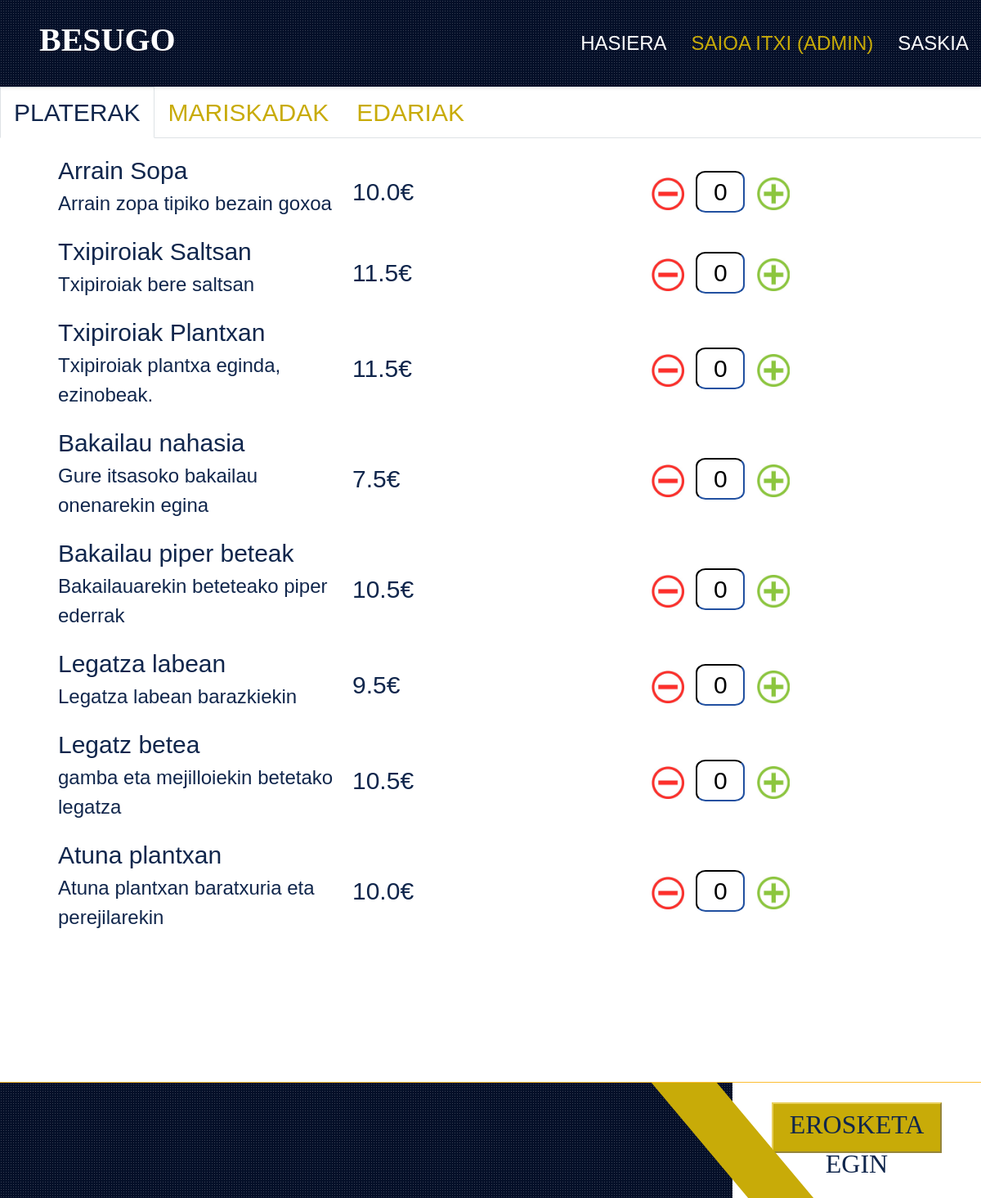
The app's page /platerak/ (signed in) with its own data.
### store/models.py (models this page shows)
class Produktua(models.Model):
    PRODUKTU_MOTA = (
        (0, 'Osagaia'),
        (1, 'Platera'),
        (2, 'Edaria'),
    )
    izena = models.CharField(max_length=255)
    deskribapena = models.CharField(max_length=255)
    prezioa = models.FloatField()
    stock = models.FloatField()
    mota = models.IntegerField(choices = PRODUKTU_MOTA)
    foto = models.CharField(max_length=255,default='null.jpg')

### store/views.py (the view)
# urls.py: path('platerak/', views.platerak, name='platerak'),
def platerak(request):
    myprodu = Produktua.objects.all().values()
    template = loader.get_template('platerak.html')
    context = {
        'myprodu': myprodu,
    }
    return HttpResponse(template.render(context, request))

### store/templates/platerak.html (shortened to what this page needs)
{% load static %}
<!DOCTYPE html>
<html lang="en">
  <head>
    <link
      rel="stylesheet"
      href="{% static 'https://cdnjs.cloudflare.com/ajax/libs/font-awesome/5.15.0/css/all.min.css' %}"
    />
    <link
      rel="stylesheet"
      href="{% static 'https://cdn.jsdelivr.net/npm/bootstrap-icons@1.4.1/font/bootstrap-icons.css' %}"
    />
    <link
      rel="stylesheet"
      href="{% static 'lib/owlcarousel/assets/owl.carousel.min.css' %}"
    />
    <link
      rel="stylesheet"
      href="{% static 'lib/tempusdominus/css/tempusdominus-bootstrap-4.min.css' %}"
    />
    <link
      rel="stylesheet"
      href="{% static 'lib/lightbox/css/lightbox.min.css' %}"
    />
    <link rel="stylesheet" href="{% static 'css/bootstrap.min.css' %}" />
    <link rel="stylesheet" href="{% static 'css/style.css' %}" />
  </head>
  <body>
    {% include "header.html" %}
    <section id="region-main" class="has-blocks mb-3" aria-label="Contenido">
      <div role="main">
        <div class="course-content">
          <div class="single-section onetopic">
            <ul class="nav nav-tabs mb-3">
              <li class="nav-item">
                <a class="nav-link active" title="General"
                  ><innertab
                    style=""
                    class="tab_content tab_position_0 tab_level_0 marker"
                    ><span
                      class="sectionname"
                      style="color: var(--dark); font-size: 30px"
                      >PLATERAK</span
                    ></innertab
                  ></a
                >
              </li>
              <li class="nav-item">
                <a
                  class="nav-link"
                  href="{% url 'mariscadas' %}"
                  title="MARISCADAS"
                  ><innertab
                    style=""
                    class="tab_content tab_position_1 tab_level_0"
                    ><span
                      class="sectionname"
                      style="color: var(--primary); font-size: 30px"
                      >MARISKADAK</span
                    ></innertab
                  ></a
                >
              </li>
              <li class="nav-item">
                <a class="nav-link" href="{% url 'bebidas' %}" title="BEBIDAS"
                  ><innertab
                    style=""
                    class="tab_content tab_position_1 tab_level_0"
                    ><span
                      class="sectionname"
                      style="color: var(--primary); font-size: 30px"
                      >EDARIAK</span
                    ></innertab
                  ></a
                >
              </li>
            </ul>
            <div id="platdiv">
              <div
                id="menu"
              >
                <table class="menutable">
                  {% for x in myprodu %} {% if x.mota == 1 %}
                  <tr>
                    <td  class="menuizena">
                      {{ x.izena }}<br />
                      <p>{{ x.deskribapena }}</p>
                    </td>
                    <td class="menuprez">
                      {{ x.prezioa}}€
                    </td>
                    {% if request.user.is_authenticated %}
                    <td class="menubotoia">
                      <button
                        class="kenMariskada"
                        id="btnMinus{{ x.id }}"
                        value="{{ x.id }}"
                      >
                        <img class="geikenimg" src="../static/img/minus.jpg" />
                      </button>
                      <input
                      type="text"
                      class="contador"
                      id="contador{{ x.id }}"
                      value="0"
                    />
                      <button
                        class="gehiMariskada"
                        id="btnPlus{{ x.id }}"
                        value="{{ x.id }}"
                      >
                        <img class="geikenimg" src="../static/img/plus.jpg" />
                      </button>
                    </td>
                    {% endif %}
                  </tr >
                  {% endif %} {% endfor %}
                </table>
              </div>
            </div>
          </div>
        </div>
      </div>
    </section>
    {% include "menufooter.html" %}
  </body>
</html>

### store/templates/header.html (shortened to what this page needs)
<div class="container-fluid sticky-top bg-dark bg-light-radial shadow-sm px-5 pe-lg-0 header">
    <nav class="navbar navbar-expand-lg bg-dark bg-light-radial navbar-dark py-3 py-lg-0">
        <a href="{% url 'index' %}" class="navbar-brand">
            <h1 style="font-family: besugo;font: size 4px; color:#FFFFFF;">BESUGO</h1>
        </a>
        <div class="collapse navbar-collapse" id="navbarCollapse">
            <div class="navbar-nav ms-auto py-0" id="navbotoiak">
                <a href="{% url 'index' %}" class="nav-item nav-link">Hasiera</a>
                {% if request.user.is_authenticated %}
                    <a href="{% url 'amaitusaioa' %}" class="nav-item nav-link active">Saioa itxi ({{request.user.username}})</a>
                {% else %}
                    <a href="{% url 'login' %}" class="nav-item nav-link active">Hasi saioa</a>
                {% endif %}
                {% if request.user.is_authenticated %}
                <a href="{% url 'carro' %}" class="nav-item nav-link" style="">Saskia</a>
                {% else %}
                <a href="" class="nav-item nav-link" style="color:gray;">Saskia</a>
                {% endif %}
            </div>
        </div>
    </nav>
</div>

### store/static/css/style.css (style rules this page uses)
:root { --primary: #c8ab08; --secondary: #e9d05c; --light: #FFFFFF; --dark: #10264c; }
body { font-family: Arial, Helvetica, sans-serif; }
.bg-light-radial { background-image: -webkit-repeating-radial-gradient(center center, rgba(256, 256, 256, 0.2), rgba(256, 256, 256, 0.2) 1px, transparent 1px, transparent 100%); background-image: -moz-repeating-radial-gradient(center center, rgba(256, 256, 256, 0.2), rgba(256, 256, 256, 0.2) 1px, transparent 1px, transparent 100%); background-image: -ms-repeating-radial-gradient(center center, rgba(256, 256, 256, 0.2), rgba(256, 256, 256, 0.2) 1px, transparent 1px, transparent 100%); background-image: -o-repeating-radial-gradient(center center, rgba(256, 256, 256, 0.2), rgba(256, 256, 256, 0.2) 1px, transparent 1px, transparent 100%); background-image: repeating-radial-gradient(center center, rgba(256, 256, 256, 0.2), rgba(256, 256, 256, 0.2) 1px, transparent 1px, transparent 100%); background-size: 3px 3px; }
.navbar-dark .navbar-nav .nav-link { position: relative; padding: 35px 15px; font-size: 24px; text-transform: uppercase; color: var(--light); outline: none; transition: .5s; }
.navbar-dark .navbar-nav .nav-link:hover, .navbar-dark .navbar-nav .nav-link.active { color: var(--primary); }
.sectionname { font-size: 24px; }
#menu { margin-left: 50px; margin-right: 50px; overflow: scroll; overflow-x: hidden; height: 65vh; padding-left: 20px; }
.menutable { height: 70%; width: 100%; }
.menutable tr { font-size: 30px; font-family: Arial; width:auto; }
.menutable td { font-family: Arial; font-size: 30px; color: var(--dark); }
.menuizena { width: 30%; }
.menuprez { font-family: besugo; color: var(--dark); width: 30%; }
.menubotoia { width: 30%; }
.menutable p { font-size: 24px }
.kenMariskada { border: none; background: white; }
.geikenimg { height: 40px; width: 40px; }
.contador { width: 60px; border-color: var(--dark); border-radius: 20%; text-align: center; }
.gehiMariskada { border: none; background: white; }

### records on screen
Produktua: izena "Arrain Sopa", deskribapena "Arrain zopa tipiko bezain goxoa", prezioa "10.0", {{ x.id }} 1 (drawn), mota 1 (drawn)
Produktua: izena "Txipiroiak Saltsan", deskribapena "Txipiroiak bere saltsan", prezioa "11.5", {{ x.id }} 2 (drawn), mota 1 (drawn)
Produktua: izena "Txipiroiak Plantxan", deskribapena "Txipiroiak plantxa eginda, ezinobeak.", prezioa "11.5", {{ x.id }} 3 (drawn), mota 1 (drawn)
Produktua: izena "Bakailau nahasia", deskribapena "Gure itsasoko bakailau onenarekin egina", prezioa "7.5", {{ x.id }} 4 (drawn), mota 1 (drawn)
Produktua: izena "Bakailau piper beteak", deskribapena "Bakailauarekin beteteako piper ederrak", prezioa "10.5", {{ x.id }} 5 (drawn), mota 1 (drawn)
Produktua: izena "Legatza labean", deskribapena "Legatza labean barazkiekin", prezioa "9.5", {{ x.id }} 6 (drawn), mota 1 (drawn)
Produktua: izena "Legatz betea", deskribapena "gamba eta mejilloiekin betetako legatza", prezioa "10.5", {{ x.id }} 7 (drawn), mota 1 (drawn)
Produktua: izena "Atuna plantxan", deskribapena "Atuna plantxan baratxuria eta perejilarekin", prezioa "10.0", {{ x.id }} 8 (drawn), mota 1 (drawn)

### other values on screen
{{ request.user.username }} "ADMIN"
